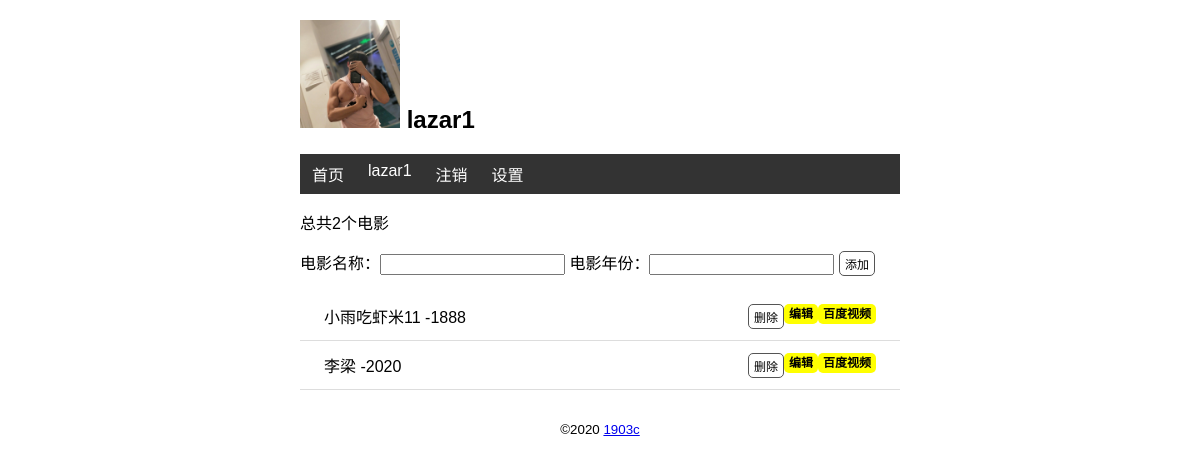
Screenshot of / (signed in) with the database file from the repository.
### watchlist/models.py (models this page shows, shortened)
class User(db.Model,UserMixin):
    id = db.Column(db.Integer,primary_key =True)
    name = db.Column(db.String(20))
    username = db.Column(db.String(20))
    password_hash = db.Column(db.String(128))

class Movie(db.Model):
    id = db.Column(db.Integer,primary_key=True)
    title = db.Column(db.String(60))
    year = db.Column(db.String(4))

### watchlist/views.py (the view, shortened to what this page needs)
@app.route('/',methods=['GET','POST'])
def index1():
    movies = Movie.query.all()
    return render_template('index.html',movies=movies)

### watchlist/__init__.py (called while the page is built)
@login_manager.user_loader
def load_user(user_id):    #这个是在创建用户的加载  回调函数接受用户ID作为阐述
    from watchlist.models import User
    user = User.query.get(user_id)
    return user

@app.context_processor
def common_user():
    from watchlist.models import User
    user = User.query.first()
    return dict(name=user)

### watchlist/templates/index.html
{%extends 'bass.html'%}
{%block content%}
<p>总共{{movies|length}}个电影</p>
{%if current_user.is_authenticated %}
<form action="" method="POST">
    电影名称：<input type="text" name="title" required autocomplete="off">
    电影年份：<input type="text" name ="year" required autocomplete="off">
    <input type="submit" value="添加"  class=btn>
</form>
{%endif%}
    <ul class ="movie-list">
        {%for movie in movies%}
        <li>
                {{movie.title}} -{{movie.year}}
                <span class="float-right">
                    <a class="baidu" href="http://v.baidu.com/v?word={{movie.title}}&ct=301989888&rn=67&pn=0&db=0&s=0&fbl=800&ie=utf-8&oq={{movie.title}}&f=3&rsp=0" target="_blank">百度视频</a>
                </span>
                {%if current_user.is_authenticated %}
                <span class="float-right">
                    <a class="baidu" href="{{ url_for('edit',movie_id=movie.id) }}" target="_blank">编辑</a>
                </span>
                <span class="float-right">
                    <form action="{{ url_for('delete',movie_id=movie.id) }}" method="post">
                        <input type="submit" class="btn" name="delete" value="删除" onclick="return confim('确认删除嘛')">
                    </form>
                </span>
                {%endif%}
        </li>
        {%endfor%}
    </ul>
{%endblock%}

### watchlist/templates/bass.html (shortened to what this page needs)
<!DOCTYPE html>
<html lang="zh">
<head>
    {%block head%}
    <link rel="stylesheet" href="{{url_for('static',filename='css/index.css')}}">
    {%endblock%}
</head>
<body>
<h2>
    <img src="{{url_for('static',filename='img/lazar.jpg')}}" alt="头像" class="avatar">
    {{name.name}}
</h2>
<nav>
    <ul>
        <li>
            <a href="{{url_for('index1')}}">首页</a>
        </li>
        {%if not current_user.is_authenticated %}
        <li>
            <a href="{{url_for('login')}}">登录</a>
        </li>
        {%else%}
        <li>
            <a href="#">{{current_user.name}}</a>
        </li>
        {%endif%}
        {%if current_user.is_authenticated %}
        <li>
            <a href="{{url_for('logout')}}">注销</a>
        </li>
        <li>
            <a href="{{url_for('settings')}}">设置</a>
        </li>
        {%endif%}
    </ul>
</nav>
{%block content%}
{%endblock%}
    <footer>
        <small>&copy;2020   <a href="#">1903c</a></small>
    </footer>
</body>
</html>

### watchlist/static/css/index.css (style rules this page uses)
body { margin: 0 auto; max-width: 600px; font-size: 16px; font-family: Arial, Helvetica, sans-serif; }
.avatar { width: 100px; }
footer { color: #000; margin-top: 20px; text-align: center; padding: 10px; }
.movie-list { list-style-type: none; padding:0 ; margin-bottom: 10px; box-shadow: 0 2px 5px 0 reba(0,0,0,0.16)0 2px 10px 0 reba(0,0,0,0.14); }
.movie-list li { padding: 12px 24px; border-bottom: 1px solid #dddddd; }
.float-right { float: right; }
nav ul { list-style-type: none; margin: 0; padding: 0; overflow: hidden; background-color: #333333; }
nav ul li { float: left; }
nav ul li a { display: block; color: white; text-align: center; padding: 8px 12px; text-decoration: none; }
.baidu { font-size: 12px; font-weight: bold; color:black; text-decoration: none; background: yellow; border-radius: 5px; padding: 3px 5px; }
.btn { font-size: 12px; padding: 3px 5px; text-decoration: none; cursor: pointer; background-color: white; color: black; border: 1px solid #555555; border-radius: 5px; }

### rows the page displays
User: name "lazar1"
Movie: title "小雨吃虾米11", year "1888"
Movie: title "李梁", year "2020"

### other values shown
{{ movies|length }} "2"
